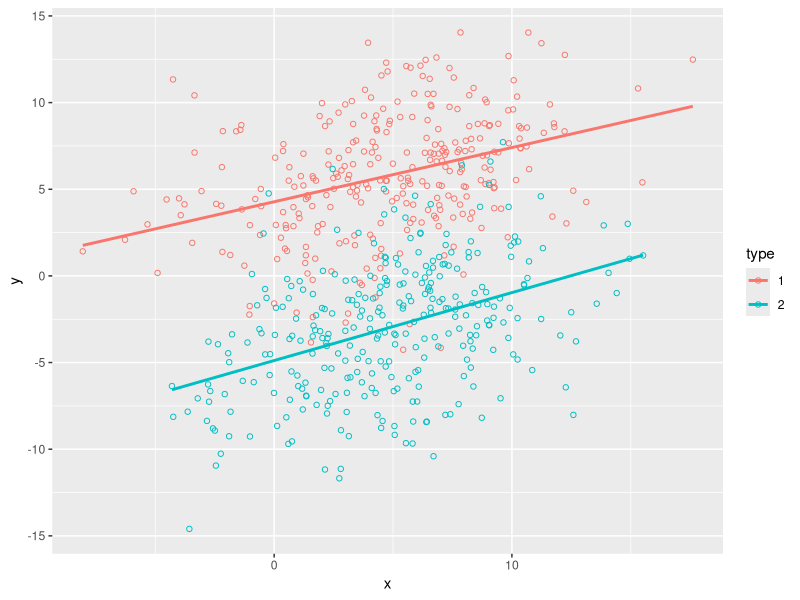
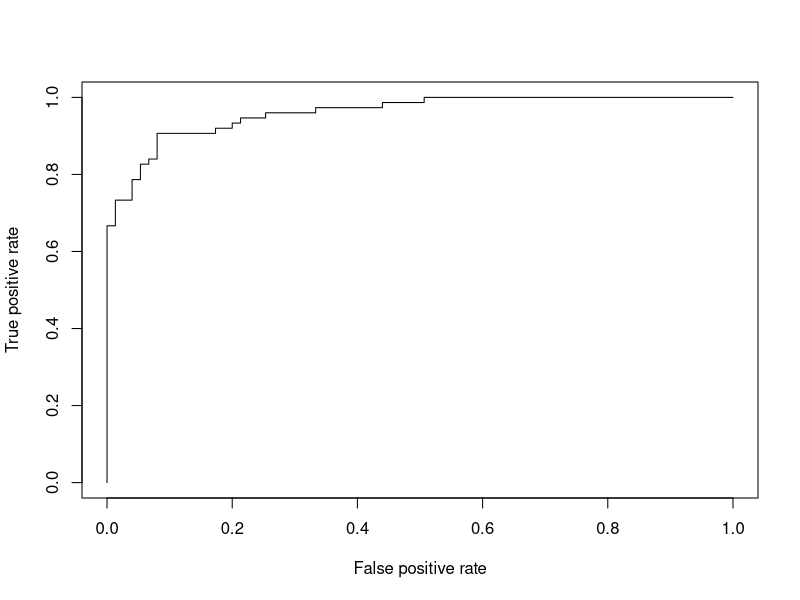

Reproduce these figures in R, in order.
## ---- chunk 1
knitr::opts_chunk$set(echo = TRUE)
## ---- chunk 2
getTransformMatrix <- function(covMat)
{
  svdRes <- svd(covMat)
  
  U <- svdRes$u
  D <- diag(svdRes$d)
  V <- svdRes$v
  A = U %*% (D^0.5)
  A
}

vars      <- c(4, 4)
#correlMat
correlMat1 <- rbind(c(1, 0.4),
                   c(0.4, 1))



covMat1   <- diag(vars) %*% correlMat1 %*% diag(vars)
covMat2   <- covMat1

MU1       <- matrix(c(5,6), ncol=1)
MU2       <- matrix(c(5,-3), ncol=1)

## ---- chunk 3
N1 <- 300
N2 <- 300

getData <- function(N, MU, covMat)
{
  e <- matrix(rnorm(2*N), nrow = 2)
  matrix(MU, ncol = N, nrow=2) + getTransformMatrix(covMat) %*% matrix(rnorm(2*N), nrow = 2)
}

#generate data points  for each distribution
#1. Random Normals
e <- matrix(rnorm(2*N1), nrow = 2)
#Data for fist set
D1 <- getData(N = N1, MU = MU1, covMat = covMat1)
D2 <- getData(N = N2, MU = MU2, covMat = covMat2)

dat_1 <- data.frame(x = D1[1,], y = D1[2,], "type" = "1")
dat_2 <- data.frame(x = D2[1,], y = D2[2,], "type" = "2")

bindedDat <- rbind(dat_1, dat_2)

bindedDat[["categ"]] = bindedDat$type == 1

library(ggplot2)
ggplot(bindedDat, aes(x=x, y=y, color=type)) + geom_point(shape=1) + 
  geom_smooth(method=lm,   # Add linear regression lines
              se=FALSE)    # Don't add shaded confidence region

## ---- chunk 4
library(caTools)
set.seed(101) 
sample = sample.split(bindedDat$categ, SplitRatio = .75)
train = subset(bindedDat, sample == TRUE)
test  = subset(bindedDat, sample == FALSE)

table(train$categ)
table(test$categ)


logistic.fit = glm(categ ~ x + y, data = train, family = binomial)
summary(logistic.fit)
## ---- chunk 5
fitted.results <- predict(logistic.fit, newdata=test, type='response')
fitted.results

t <- table(fitted.results > 0.5, test$categ == 1)
t
#Accuracy
sum(diag(t))/sum(t)
## ---- chunk 6
library(ROCR)
p <- predict(logistic.fit, newdata=test, type="response")
pr <- prediction(p, test$categ)
prf <- performance(pr, measure = "tpr", x.measure = "fpr")
plot(prf)

auc <- performance(pr, measure = "auc")
auc <- auc@y.values[[1]]
auc
